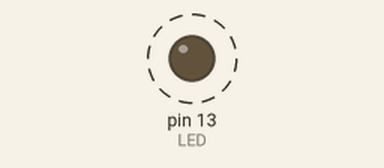
The sketch below on a simulated Arduino Uno, built with avr-gcc and run on an emulated ATmega328P. Parts: output pins drawn as LEDs (lit = HIGH). Dashed ring = blinking. No radio packets arrive unless stated.

Above: at 0.3 s.
Timing chart, 0 to 3.0 s (numbered marks = the images above):
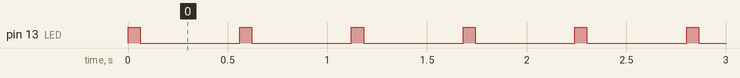

Measured:
- by itself, pin 13 (LED): alternates HIGH for 0.06 s and LOW for 0.50 s

The sketch:

Wireless_Transmitter_433mhz.ino
```cpp
#include <RH_ASK.h>
#include <spi.h> // Not actually used but needed to compile
RH_ASK rf;
const int LED = 13;// indicator pin

void setup()
{

  pinMode(LED,OUTPUT);

        uint16_t  speed = 2000;
        uint8_t   rxPin = 11;
        uint8_t   txPin = 12;
        uint8_t   pttPin = 10;
        bool  pttInverted = true;

        RH_ASK(speed, rxPin, txPin, pttPin, pttInverted);
    while (!rf.init())
    {
      // no RF connected ! or error on initi
      digitalWrite(LED,1);
      delay(100);
      digitalWrite(LED,0);
      delay(100);
    }
}

byte count = 1;

void loop()
{
//char msg[7] = {'h','e','l','l','o',' ','#'};

char msg[2] = {'1','#'};
  msg[1] = count;
  digitalWrite(LED, HIGH); // Flash a light to show transmitting
  rf.send((uint8_t *)msg, 2);
  rf.waitPacketSent(); // Wait until the whole message is gone
  digitalWrite(LED, LOW);
  delay(500);
  count = count + 1;

}
```
